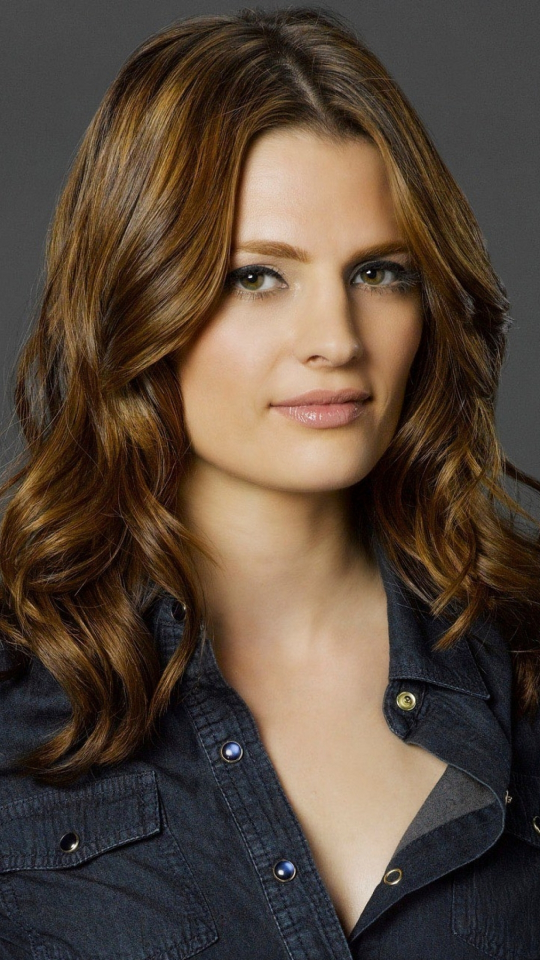
#> input picture images/stana3.jpg, 1080 x 1920 px (shown at 1/2 size)
$ python masking.py
#> lines starting #> are read from the running program, lines starting #| are printed output that depends on the picture; after the words box and inside, x2 and y2 are one past the last pixel; in counts of white or black regions, pixels touching at a corner belong together
#> further down, img is the input picture: shape (1920, 1080, 3); mean B, G, R 58.1, 70.7, 86.4
### myfunc.py
import cv2 as cv

# resize image frames
def resizeFrame(frame, scale=0.75):
#> called with scale = 0.4
    height = int(frame.shape[0] * scale)
#> height = 768
    width = int(frame.shape[1] * scale)
#> width = 432
    # height = 400
    # width = 500
    dimentions = (width, height)
#> dimentions = (432, 768)
    return cv.resize(frame, dimentions, interpolation=cv.INTER_AREA)
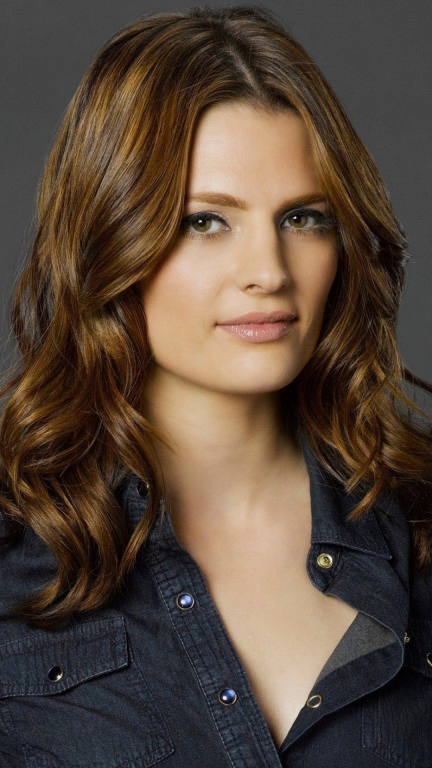
#> returned value: shape (768, 432, 3); mean of channels 0, 1, 2 58.1, 70.7, 86.4; drawn as B, G, R

# put size of the image on the upper left corner
def putSize(frame):
    text = str(frame.shape[0]) + " X " + str(frame.shape[1])
#> text = '768 X 432'
    cv.putText(frame, text, (50,50), cv.FONT_HERSHEY_DUPLEX, 1.5, (0,0,255), thickness=2)
    return frame

### masking.py
import cv2 as cv
import numpy as np
from myfunc import resizeFrame
from myfunc import putSize

# read image frame
img = cv.imread("images/stana3.jpg")
img = resizeFrame(img, .4)
img = putSize(img)
cv.imshow("img", img)

# blank img
blank = np.zeros((img.shape[0], img.shape[1]), dtype="uint8")
mask = cv.circle(blank.copy(), (216, 768//4), 100,  255, thickness=-1)

cv.imshow("mask", mask)
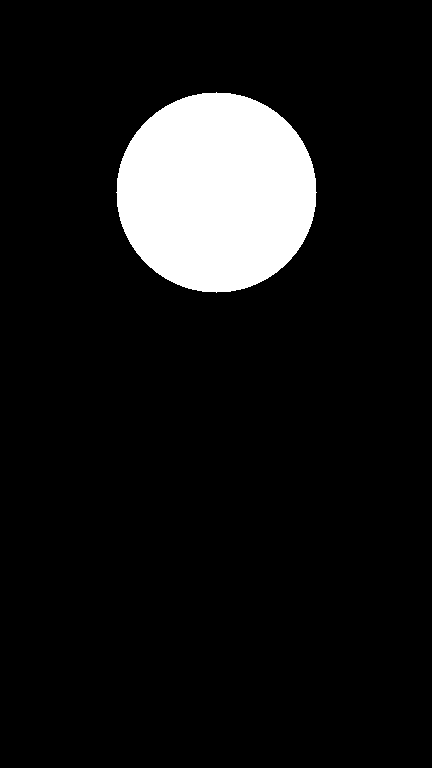
#> window 'mask': shape (768, 432); 9.5% white; 1 white region, box (x1, y1, x2, y2) and area: (116, 92, 317, 293) 31417

masked = cv.bitwise_and(img, img, mask=mask)
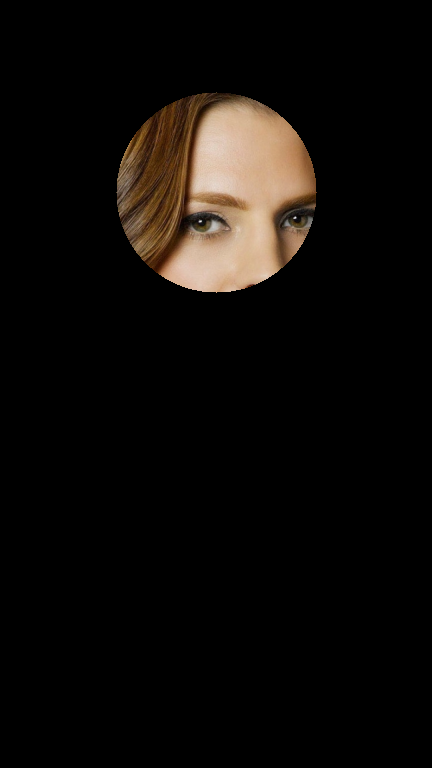
#> masked: shape (768, 432, 3); mean B, G, R 8.7, 11.5, 14.6
cv.imshow("masked", masked)

cv.waitKey(0)

$ run again, with images/stana1.jpg copied over images/stana3.jpg
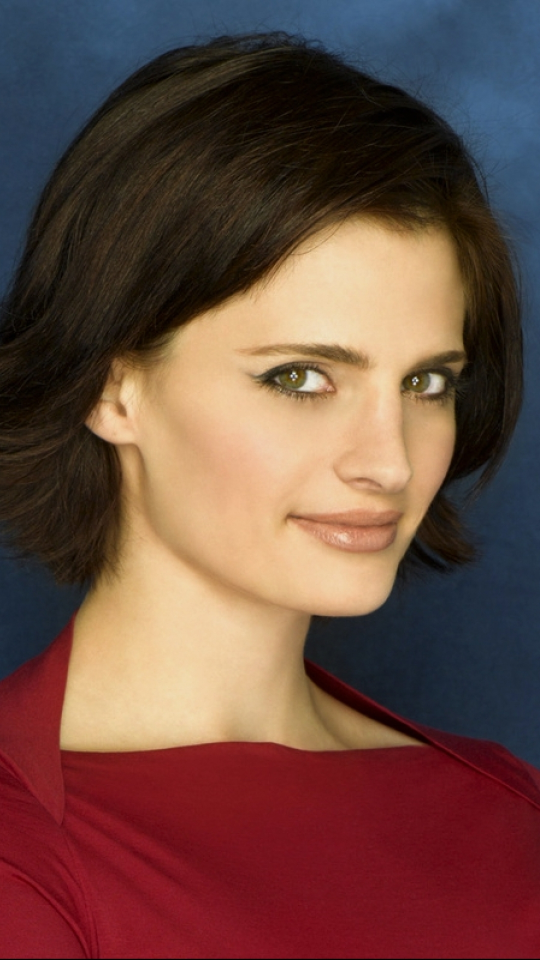
#> input picture images/stana1.jpg, 1080 x 1920 px (shown at 1/2 size)
#> img is the input picture: shape (1920, 1080, 3); mean B, G, R 65, 74.2, 107.4
#> in resizeFrame, `return cv.resize(frame, dimentions, interpolation=cv.INTER_AREA)`:
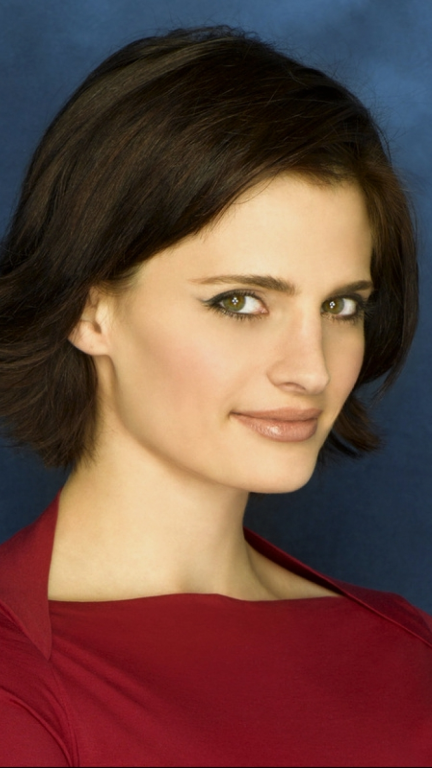
#> returned value: shape (768, 432, 3); mean of channels 0, 1, 2 65, 74.2, 107.4; drawn as B, G, R
#> `masked = cv.bitwise_and(img, img, mask=mask)`:
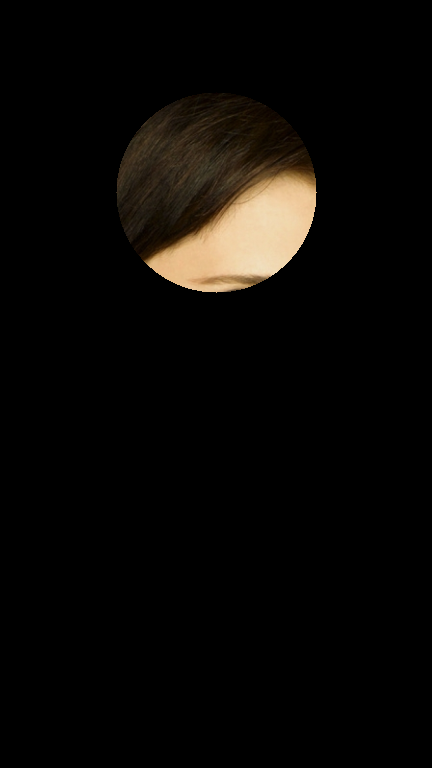
#> masked: shape (768, 432, 3); mean B, G, R 6, 8.4, 10.3
